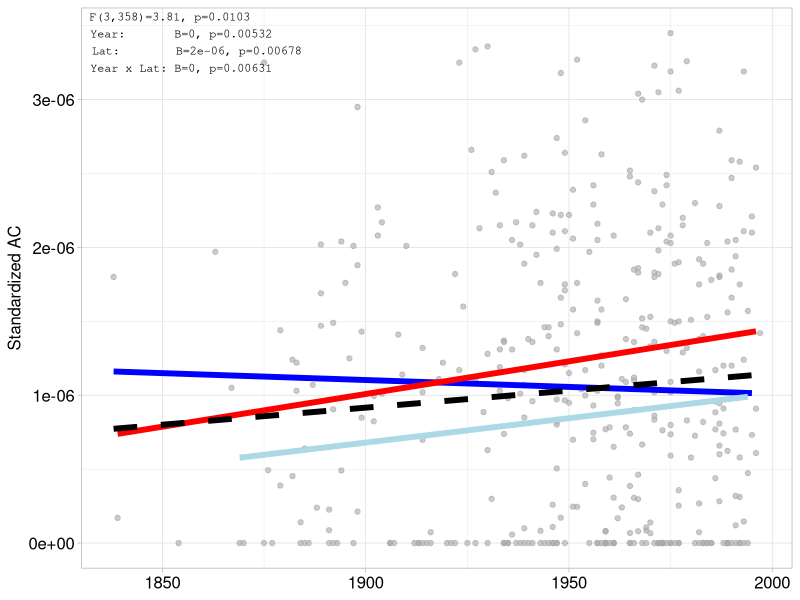
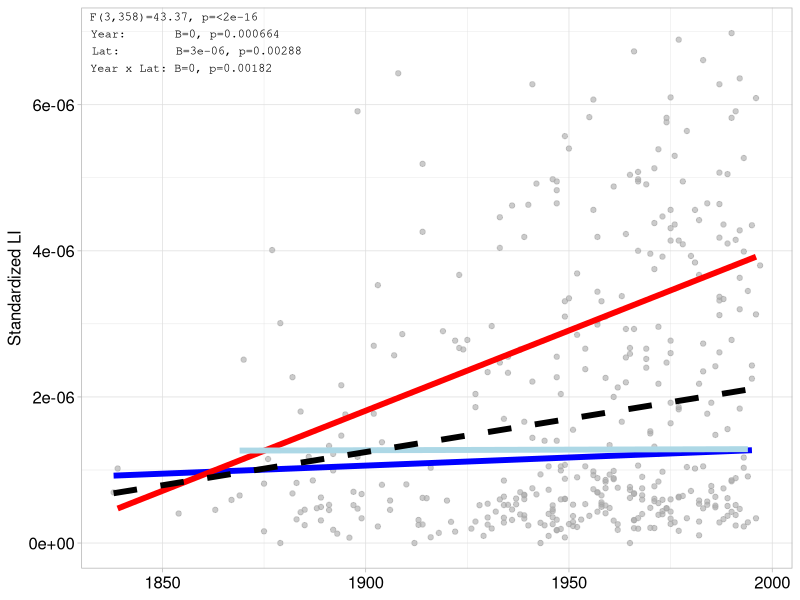

Generate these figures, in order, with R: (Note: this script raises an error after producing the figures.)
library(ggplot2)

op <- read.csv("Data/herbarium/Input/herbarium_structure_dataframe_1192026.csv",header=TRUE)
op <- op[op$Year <= 1997, ]

op_N <- op[op$Region=="North",]

ac_model <- lm(stdAC ~ Year, data = op_N)
summary(ac_model)
prediction_data_N <- data.frame(
  Year = seq(min(op_N$Year, na.rm = TRUE), max(op_N$Year, na.rm = TRUE), length.out = 100)
)

prediction_data_N$Predicted_stdAC <- predict(ac_model, newdata = prediction_data_N)

op_S <- op[op$Region=="South",]

ac_model <- lm(stdAC ~ Year, data = op_S)
summary(ac_model)
prediction_data_S <- data.frame(
  Year = seq(min(op_S$Year, na.rm = TRUE), max(op_S$Year, na.rm = TRUE), length.out = 100)
)
prediction_data_S$Predicted_stdAC <- predict(ac_model, newdata = prediction_data_S)

op_M <- op[op$Region=="Middle",]

ac_model <- lm(stdAC ~ Year, data = op_M)
summary(ac_model)
prediction_data_M <- data.frame(
  Year = seq(min(op_M$Year, na.rm = TRUE), max(op_M$Year, na.rm = TRUE), length.out = 100)
)
prediction_data_M$Predicted_stdAC <- predict(ac_model, newdata = prediction_data_M)

ac_model <- lm(stdAC ~ Year * lat, data = op)
summary(ac_model)
prediction_data <- data.frame(
  Year = seq(min(op$Year, na.rm = TRUE), max(op$Year, na.rm = TRUE), length.out = 100),
  lat = mean(op$lat, na.rm = TRUE) 
)

prediction_data$Predicted_stdAC <- predict(ac_model, newdata = prediction_data)

ac_model_all <- lm(stdAC ~ Year * lat, data = op)
coefs_ac     <- summary(ac_model_all)$coefficients
f_ac         <- summary(ac_model_all)$fstatistic
p_ac         <- pf(f_ac[1], f_ac[2], f_ac[3], lower.tail = FALSE)

ann_ac <- paste0(
  "F(", round(f_ac[2],0), ",", round(f_ac[3],0), ")=", round(f_ac[1],2), ", p=", format.pval(p_ac, digits=3), "\n",
  "Year:       B=", round(coefs_ac["Year",        "Estimate"], 6), ", p=", format.pval(coefs_ac["Year",        "Pr(>|t|)"], digits=3), "\n",
  "Lat:        B=", round(coefs_ac["lat",          "Estimate"], 6), ", p=", format.pval(coefs_ac["lat",          "Pr(>|t|)"], digits=3), "\n",
  "Year x Lat: B=", round(coefs_ac["Year:lat",     "Estimate"], 6), ", p=", format.pval(coefs_ac["Year:lat",     "Pr(>|t|)"], digits=3)
)

plot_NS_AC <- ggplot(data = op, aes(x = Year, y = stdAC)) +
  geom_point(alpha = 0.6, color = "darkgrey") +
  geom_line(data = prediction_data_N, aes(x = Year, y = Predicted_stdAC), color = "blue",     size = 2) +
  geom_line(data = prediction_data_S, aes(x = Year, y = Predicted_stdAC), color = "red",      size = 2) +
  geom_line(data = prediction_data_M, aes(x = Year, y = Predicted_stdAC), color = "lightblue",size = 2) +
  geom_line(data = prediction_data,   aes(x = Year, y = Predicted_stdAC), color = "black",    size = 2, linetype = "dashed") +
  annotate("text", x = -Inf, y = Inf, label = ann_ac,
           hjust = -0.05, vjust = 1.1, size = 3, color = "black", family = "mono") +
  ylab("Standardized AC") +
  theme_light() + theme(
    plot.title   = element_text(hjust = 0.5),
    axis.title.x = element_blank(),
    axis.text    = element_text(size = 12, color = "black"),
    axis.title.y = element_text(size = 12, color = "black")
  )

li_model <- lm(stdLI ~ Year * lat, data = op)

summary(li_model)

prediction_data <- data.frame(
    Year = seq(min(op$Year, na.rm = TRUE), max(op$Year, na.rm = TRUE), length.out = 100),
    lat = mean(op$lat, na.rm = TRUE) 
)

prediction_data$Predicted_stdLI <- predict(li_model, newdata = prediction_data)


op_N <- op[op$Region=="North",]

li_model <- lm(stdLI ~ Year, data = op_N)
summary(li_model)
prediction_data_N <- data.frame(
  Year = seq(min(op_N$Year, na.rm = TRUE), max(op_N$Year, na.rm = TRUE), length.out = 100)
)

prediction_data_N$Predicted_stdLI <- predict(li_model, newdata = prediction_data_N)

op_S <- op[op$Region=="South",]

li_model <- lm(stdLI ~ Year, data = op_S)
summary(li_model)
prediction_data_S <- data.frame(
  Year = seq(min(op_S$Year, na.rm = TRUE), max(op_S$Year, na.rm = TRUE), length.out = 100)
)
prediction_data_S$Predicted_stdLI <- predict(li_model, newdata = prediction_data_S)

op_M <- op[op$Region=="Middle",]

li_model <- lm(stdLI ~ Year, data = op_M)
summary(li_model)
prediction_data_M <- data.frame(
  Year = seq(min(op_M$Year, na.rm = TRUE), max(op_M$Year, na.rm = TRUE), length.out = 100)
)

prediction_data_M$Predicted_stdLI <- predict(li_model, newdata = prediction_data_M)

li_model_all <- lm(stdLI ~ Year * lat, data = op)
coefs_li     <- summary(li_model_all)$coefficients
f_li         <- summary(li_model_all)$fstatistic
p_li         <- pf(f_li[1], f_li[2], f_li[3], lower.tail = FALSE)

ann_li <- paste0(
  "F(", round(f_li[2],0), ",", round(f_li[3],0), ")=", round(f_li[1],2), ", p=", format.pval(p_li, digits=3), "\n",
  "Year:       B=", round(coefs_li["Year",        "Estimate"], 6), ", p=", format.pval(coefs_li["Year",        "Pr(>|t|)"], digits=3), "\n",
  "Lat:        B=", round(coefs_li["lat",          "Estimate"], 6), ", p=", format.pval(coefs_li["lat",          "Pr(>|t|)"], digits=3), "\n",
  "Year x Lat: B=", round(coefs_li["Year:lat",     "Estimate"], 6), ", p=", format.pval(coefs_li["Year:lat",     "Pr(>|t|)"], digits=3)
)

plot_NS_LI <- ggplot(data = op, aes(x = Year, y = stdLI)) +
  geom_point(alpha = 0.6, color = "darkgrey") +
  geom_line(data = prediction_data_N, aes(x = Year, y = Predicted_stdLI), color = "blue",     size = 2) +
  geom_line(data = prediction_data_S, aes(x = Year, y = Predicted_stdLI), color = "red",      size = 2) +
  geom_line(data = prediction_data_M, aes(x = Year, y = Predicted_stdLI), color = "lightblue",size = 2) +
  geom_line(data = prediction_data,   aes(x = Year, y = Predicted_stdLI), color = "black",    size = 2, linetype = "dashed") +
  annotate("text", x = -Inf, y = Inf, label = ann_li,
           hjust = -0.05, vjust = 1.1, size = 3, color = "black", family = "mono") +
  ylab("Standardized LI") +
  theme_light() + theme(
    plot.title   = element_text(hjust = 0.5),
    axis.title.x = element_blank(),
    axis.text    = element_text(size = 12, color = "black"),
    axis.title.y = element_text(size = 12, color = "black")
  )

final_figure <- ggarrange(plot_NS_AC,plot_NS_LI,ncol=2,nrow=1,labels=c("A","B"))

ggsave("Figure5.pdf", plot = final_figure, width = 8, height = 4, units = "in")

op <- op[,c("stdAC","stdLI","Year","Region","Samp","lat","lon")]

library(dplyr)
library(broom)

model_results <- list()

op_N <- op[op$Region == "North", ]
ac_model_N <- lm(stdAC ~ Year, data = op_N)

model_results[["AC_North_Year"]] <- tidy(ac_model_N) %>%
  mutate(Model = "AC_North", 
         Response = "stdAC",
         Predictors = "Year",
         Region = "North")

op_S <- op[op$Region == "South", ]
ac_model_S <- lm(stdAC ~ Year, data = op_S)

model_results[["AC_South_Year"]] <- tidy(ac_model_S) %>%
  mutate(Model = "AC_South", 
         Response = "stdAC",
         Predictors = "Year",
         Region = "South")

ac_model_all <- lm(stdAC ~ Year * lat, data = op)

model_results[["AC_All_Year_lat"]] <- tidy(ac_model_all) %>%
  mutate(Model = "AC_All", 
         Response = "stdAC",
         Predictors = "Year * lat",
         Region = "All")

li_model_all <- lm(stdLI ~ Year * lat, data = op)

model_results[["LI_All_Year_lat"]] <- tidy(li_model_all) %>%
  mutate(Model = "LI_All", 
         Response = "stdLI",
         Predictors = "Year * lat",
         Region = "All")

li_model_N <- lm(stdLI ~ Year, data = op_N)

model_results[["LI_North_Year"]] <- tidy(li_model_N) %>%
  mutate(Model = "LI_North", 
         Response = "stdLI",
         Predictors = "Year",
         Region = "North")

li_model_S <- lm(stdLI ~ Year, data = op_S)

model_results[["LI_South_Year"]] <- tidy(li_model_S) %>%
  mutate(Model = "LI_South", 
         Response = "stdLI",
         Predictors = "Year",
         Region = "South")

all_model_results <- bind_rows(model_results)

# Reorder columns for clarity
all_model_results <- all_model_results %>%
  dplyr::select(Model, Response, Region, Predictors, term, estimate, std.error, statistic, p.value)

model_fit <- data.frame(
  Model = c("AC_North_Year", "AC_South_Year", "AC_All_Year_lat", 
            "LI_All_Year_lat", "LI_North_Year", "LI_South_Year"),
  Response = c("stdAC", "stdAC", "stdAC", "stdLI", "stdLI", "stdLI"),
  Region = c("North", "South", "All", "All", "North", "South"),
  Predictors = c("Year", "Year", "Year * lat", "Year * lat", "Year", "Year"),
  R_squared = c(summary(ac_model_N)$r.squared, 
                summary(ac_model_S)$r.squared,
                summary(ac_model_all)$r.squared,
                summary(li_model_all)$r.squared,
                summary(li_model_N)$r.squared,
                summary(li_model_S)$r.squared),
  Adj_R_squared = c(summary(ac_model_N)$adj.r.squared,
                    summary(ac_model_S)$adj.r.squared,
                    summary(ac_model_all)$adj.r.squared,
                    summary(li_model_all)$adj.r.squared,
                    summary(li_model_N)$adj.r.squared,
                    summary(li_model_S)$adj.r.squared),
  F_statistic = c(summary(ac_model_N)$fstatistic[1],
                  summary(ac_model_S)$fstatistic[1],
                  summary(ac_model_all)$fstatistic[1],
                  summary(li_model_all)$fstatistic[1],
                  summary(li_model_N)$fstatistic[1],
                  summary(li_model_S)$fstatistic[1]),
  DF_Residual = c(ac_model_N$df.residual, ac_model_S$df.residual, ac_model_all$df.residual,
                  li_model_all$df.residual, li_model_N$df.residual, li_model_S$df.residual),
  N_obs = c(nobs(ac_model_N), nobs(ac_model_S), nobs(ac_model_all),
            nobs(li_model_all), nobs(li_model_N), nobs(li_model_S))
)

print(all_model_results)
